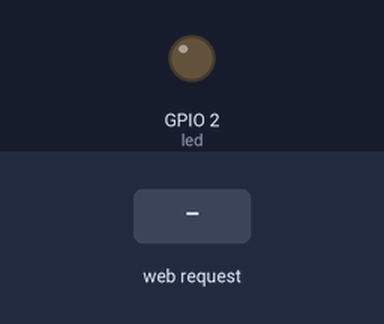
This program was run on a simulated ESP32 board running MicroPython. Parts: output pins drawn as LEDs (lit = HIGH). The test bench sets the inputs (shaded band). The board's own WiFi access point starts at once; what the program prints to the serial console is not drawn.

Above: at 1.2 s.
1.3 s: HTTP request GET /?led=on received
At 1.7 s:
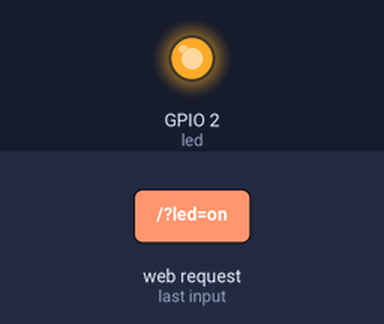
2.8 s: HTTP request GET /?led=off received
At 4.0 s:
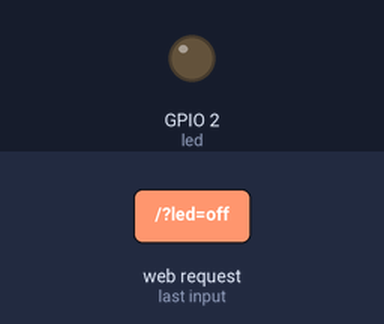
Timing chart, 0 to 5.8 s (numbered marks = the images above; inputs shaded):
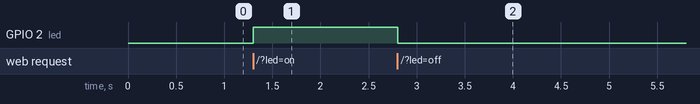

The program:

main.py
```python
from machine import Pin
import network
import time
import socket

led = Pin(2,Pin.OUT)

AP_SSID = "ESP32-C3-AP"
AP_PASSWORD = "12345678"
AP_CHANNEL = 6
AP_MAX_CONN = 4  # 确保固件支持此参数

def create_ap():
    ap = network.WLAN(network.AP_IF)
    ap.active(True)

    # 分步配置参数（避免未知参数）
    ap.config(essid=AP_SSID, password=AP_PASSWORD)
    ap.config(authmode=3)  # WPA2-PSK
    ap.config(channel=AP_CHANNEL)

    # 仅在新版本中添加 max_clients
    # ap.config(max_clients=AP_MAX_CONN)

    while not ap.active():
        print("等待热点启动...")
        time.sleep(1)
    print("热点已启动！IP:", ap.ifconfig()[0])

create_ap()

'''
# 动态显示连接设备
def list_connected_devices():
    ap = network.WLAN(network.AP_IF)
    stations = ap.status("stations")  # 获取连接设备列表
    print("已连接设备:", len(stations))
    for mac in stations:
        print("设备MAC地址:", mac)

# 每隔5秒扫描一次
while True:
    list_connected_devices()
    time.sleep(5)
'''

def start_http_server():
    ap_ip = network.WLAN(network.AP_IF).ifconfig()[0]
    s = socket.socket(socket.AF_INET, socket.SOCK_STREAM)
    s.bind((ap_ip, 80))
    s.listen(1)
    print("HTTP 服务器已启动:", ap_ip)

    while True:
        conn, addr = s.accept()
        request = conn.recv(1024)
        print("请求来自:", addr)
        response = "<html><meta charset='UTF-8'><head><title>ESP32网页控制界面(AP模式)</title><meta name='viewport'content='width=device-width, initial-scale=1'><link rel='icon'href='data:,'><style>html{font-family:Helvetica;display:inline-block;margin:0px auto;text-align:center}h1{color:#0F3376;padding:2vh}p{font-size:1.5rem}.button{display:inline-block;background-color:#e7bd3b;border:none;border-radius:4px;color:white;padding:16px 40px;text-decoration:none;font-size:30px;margin:2px;cursor:pointer}.button2{background-color:#4286f4}</style></head><body><p><a href='/?led=on'><button class='button'>ON</button></a></p><p><a href='/?led=off'><button class='button button2'>OFF</button></a></p></body></html>"
        conn.send(response)
        conn.close()

        res = str(request)
        led_on = res.find('/?led=on')
        led_off = res.find('/?led=off')
        if led_on == 6:
            print('LED ON')
            led.value(1)

        if led_off == 6:
            print('LED OFF')
            led.value(0)

start_http_server()
```

Measured:
- after the input at 1.3 s, GPIO 2 (led): LOW → HIGH at once
- after the input at 2.8 s, GPIO 2 (led): HIGH → LOW at once
